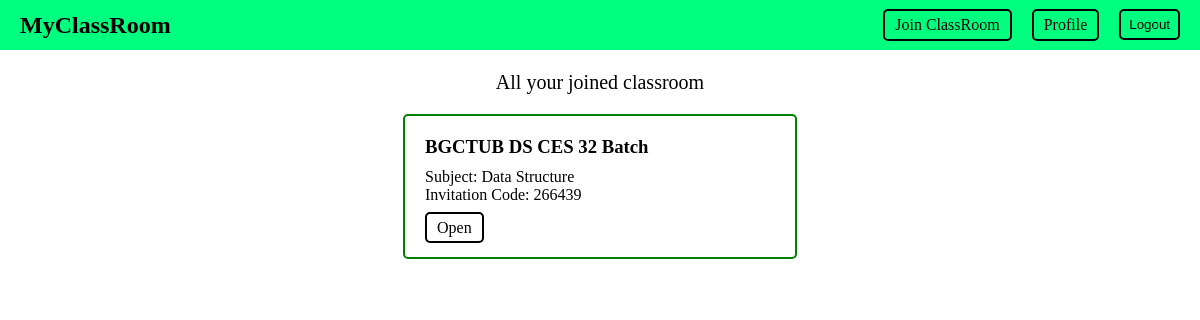
The page / (signed in) on the database as committed earlier.
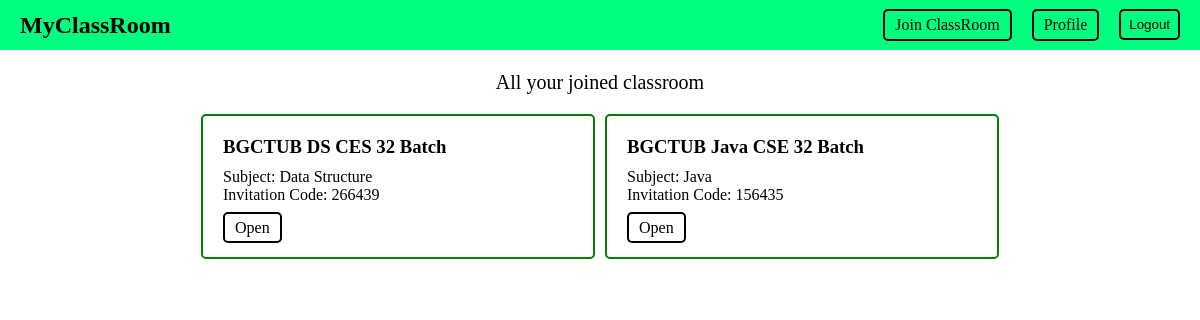
The same page on the database as committed later.
### classroom/models.py (models this page shows, shortened)
class ClassRoomJoined(models.Model):
    user = models.ForeignKey(User, related_name='classRJ', on_delete=models.CASCADE)
    classroom = models.ForeignKey(ClassRoom, on_delete=models.CASCADE)
    joined_date = models.DateTimeField(auto_now_add=True)
    def __str__(self):
        return f"{self.classroom.classroom_name} | {self.user.username} | {self.user.first_name}, {self.user.last_name}"

class ClassRoom(models.Model):
    user = models.ForeignKey(User, related_name='classR', on_delete=models.CASCADE)
    subject = models.CharField(max_length=100)
    classroom_name = models.CharField(max_length=100)
    invitation_code = models.CharField(max_length=10, unique=True)

### core/views.py (the view)
# urls.py: path('', views.index,name='index'),
def index(request):
    if not request.user.is_authenticated:
        return render(request, 'core/index.html')
    if request.user.info.account_type =='student':
        data = ClassRoomJoined.objects.filter(user = request.user)
        print(data)
        return render(request, 'core/index.html', {'data':data})
    if request.user.info.account_type =='teacher':
        data = ClassRoom.objects.filter(user = request.user)
        return render(request, 'core/index.html', {'data':data})
    return render(request, 'core/index.html')

### core/templates/core/index.html (shortened to what this page needs)
{% extends 'core/base.html' %}
{% block body %}
  <div class="index-main">
    {% if user.is_authenticated %}
      {% if not user.info.iSTeacher %}
        <p style="text-align: center; margin: 20px 0; font-size: 20px;">All your joined classroom</p>
        <div class="index-div">
          {% for d in data %}
            <div class="index-div-inner">
              <h3 style="margin-bottom: 10px;">{{ d.classroom.classroom_name }}</h3>
              <p>Subject: {{ d.classroom.subject }}</p>
              <p>Invitation Code: {{ d.classroom.invitation_code }}</p>
              <div style="margin-top: 15px;">
                <a style="margin-left: 0px!important;" class="list btn" href="{% url 'classRoomPage' d.id %}">Open</a>
              </div>
            </div>
          {% endfor %}
        </div>
      {% endif %}
    {% else %}
      <p>Please login to see this.</p>
    {% endif %}
  </div>
{% endblock %}

Rows that differ between the two databases and show on the page:
added ClassRoomJoined: classroom.classroom_name "BGCTUB Java CSE 32 Batch", classroom.subject "Java", classroom.invitation_code "156435"
